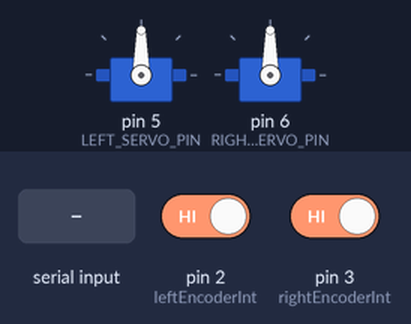
The sketch below on a simulated Arduino Uno, built with avr-gcc and run on an emulated ATmega328P. Shown: 2 × servo. The inputs (shaded band) are chosen by the test bench; at power-on: pin 2 (leftEncoderInt) HIGH, pin 3 (rightEncoderInt) HIGH. What the sketch prints to the serial monitor is not drawn.

Above: at 1.2 s.
1.3 s: "h" received over Serial
At 1.6 s:
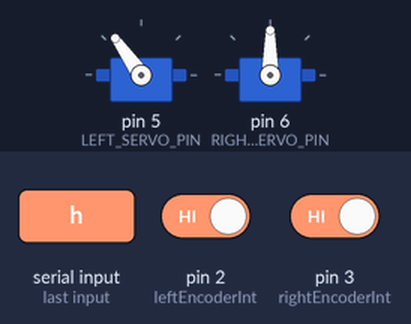
2.8 s: "l" received over Serial
At 3.9 s:
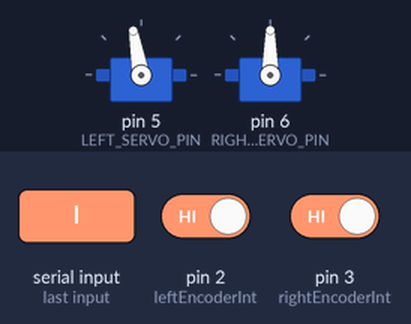
4.3 s: "s" received over Serial
At 5.0 s:
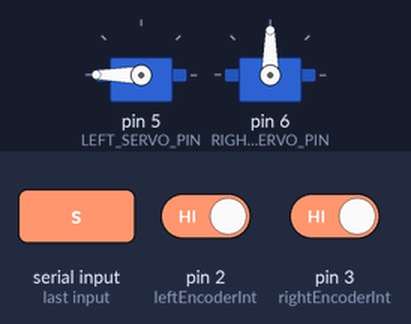
8.8 s: "x" received over Serial
At 9.7 s:
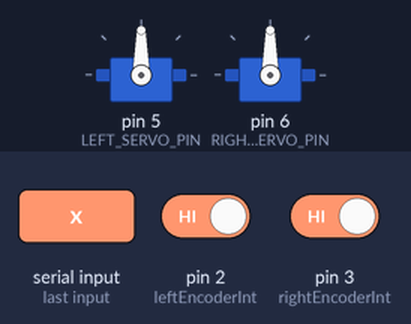
Timing chart, 0 to 11.8 s (numbered marks = the images above; inputs shaded):
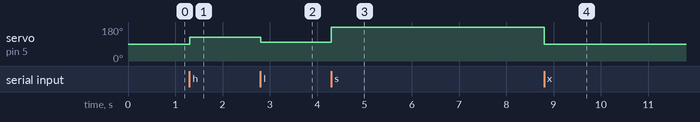

Measured:
- after the input at 1.3 s, servo on pin 5 (LEFT_SERVO_PIN): 90° → 125° at once
- after the input at 2.8 s, servo on pin 5 (LEFT_SERVO_PIN): 125° → 100° at once
- after the input at 4.3 s, servo on pin 5 (LEFT_SERVO_PIN): 100° → 180° at once
- after the input at 8.8 s, servo on pin 5 (LEFT_SERVO_PIN): 180° → 90° at once

The sketch:

Couchbot_Encoders.ino
```cpp
#include <Servo.h>

Servo leftMotor;
Servo rightMotor;

const uint8_t LEFT_SERVO_PIN = 5;
const uint8_t RIGHT_SERVO_PIN = 6;

const byte leftEncoderInt = 2;
const byte rightEncoderInt = 3;
const byte leftEncoder = 10;
const byte rightEncoder = 11;


float leftVelocity = 0;
float rightVelocity = 0;
uint32_t velocityTimer = 0;
int32_t leftPositionLast = 0;
int32_t rightPositionLast = 0;
volatile int32_t leftPosition = 0;
volatile int32_t rightPosition = 0;


void EncChangeL() {
  if (digitalRead(leftEncoderInt) == HIGH) {
    if (digitalRead(leftEncoder) == HIGH) leftPosition--;
    else leftPosition++;
  }
  else {
    if (digitalRead(leftEncoder) == HIGH) leftPosition++;
    else leftPosition--;
  }
}

void EncChangeR() {
  if (digitalRead(rightEncoderInt) == HIGH) {
    if (digitalRead(rightEncoder) == HIGH) rightPosition++;
    else rightPosition--;
  }
  else {
    if (digitalRead(rightEncoder) == HIGH) rightPosition--;
    else rightPosition++;
  }
}


void setup() {
  Serial.begin (115200);

  leftMotor.attach(LEFT_SERVO_PIN); leftMotor.write(90);
  rightMotor.attach(RIGHT_SERVO_PIN); rightMotor.write(90);

  pinMode(leftEncoder, INPUT_PULLUP);
  pinMode(rightEncoder, INPUT_PULLUP);
  pinMode(leftEncoderInt, INPUT_PULLUP);
  pinMode(rightEncoderInt, INPUT_PULLUP);
  attachInterrupt(digitalPinToInterrupt(leftEncoderInt), EncChangeL, CHANGE);
  attachInterrupt(digitalPinToInterrupt(rightEncoderInt), EncChangeR, CHANGE);
}

void loop() {
  updateVelocity();
  if (Serial.available() > 0) {
    byte incomingByte = Serial.read();
    if(incomingByte == 'l') leftMotor.write(100);  //forward
    else if(incomingByte == 'h') leftMotor.write(125);  //forward
    else if(incomingByte == 'x') leftMotor.write(90);  //forward
    else if(incomingByte == 's') leftMotor.write(200);  //forward
  }
  Serial.print("\tL: "); Serial.print(leftPosition);
  Serial.print("\tR: "); Serial.print(rightPosition);
  Serial.print("\tLV: "); Serial.print(leftVelocity);
  Serial.print("\tRV: "); Serial.println(rightVelocity);
  //delay(500);
}

void updateVelocity() {
  velocityTimer = micros() - velocityTimer;
  Serial.print("T: "); Serial.print(velocityTimer);
  Serial.print("\tD: "); Serial.print((leftPosition - leftPositionLast));

  rightVelocity = (rightPosition - rightPositionLast) / velocityTimer;

  leftPositionLast = leftPosition;
  rightPositionLast = rightPosition;
  velocityTimer = micros();
}
```
